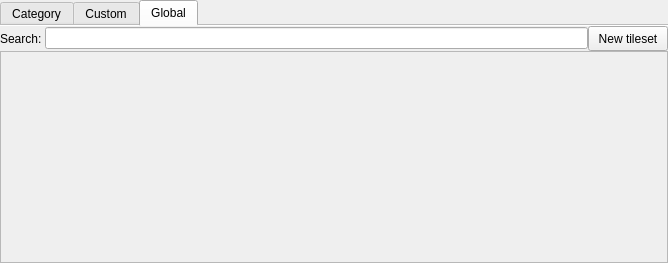
<?xml version="1.0" encoding="UTF-8"?>
<ui version="4.0">
 <class>TilesetItemBox</class>
 <widget class="QDockWidget" name="TilesetItemBox">
  <property name="geometry">
   <rect>
    <x>0</x>
    <y>0</y>
    <width>668</width>
    <height>263</height>
   </rect>
  </property>
  <property name="minimumSize">
   <size>
    <width>278</width>
    <height>158</height>
   </size>
  </property>
  <property name="focusPolicy">
   <enum>Qt::ClickFocus</enum>
  </property>
  <property name="floating">
   <bool>true</bool>
  </property>
  <property name="allowedAreas">
   <set>Qt::BottomDockWidgetArea|Qt::LeftDockWidgetArea|Qt::RightDockWidgetArea</set>
  </property>
  <property name="windowTitle">
   <string>Tileset Item Box</string>
  </property>
  <widget class="QWidget" name="dockWidgetContents">
   <layout class="QGridLayout" name="gridLayout">
    <property name="leftMargin">
     <number>0</number>
    </property>
    <property name="topMargin">
     <number>0</number>
    </property>
    <property name="rightMargin">
     <number>0</number>
    </property>
    <property name="bottomMargin">
     <number>0</number>
    </property>
    <property name="spacing">
     <number>0</number>
    </property>
    <item row="0" column="0">
     <widget class="QTabWidget" name="TileSetsCategories">
      <property name="currentIndex">
       <number>2</number>
      </property>
      <property name="documentMode">
       <bool>true</bool>
      </property>
      <widget class="QWidget" name="tab">
       <attribute name="title">
        <string notr="true">Category</string>
       </attribute>
       <layout class="QGridLayout" name="gridLayout_27">
        <property name="leftMargin">
         <number>0</number>
        </property>
        <property name="topMargin">
         <number>0</number>
        </property>
        <property name="rightMargin">
         <number>0</number>
        </property>
        <property name="bottomMargin">
         <number>0</number>
        </property>
        <property name="spacing">
         <number>0</number>
        </property>
        <item row="0" column="1">
         <widget class="QComboBox" name="tilesetGroup">
          <property name="currentText">
           <string notr="true">One Of Tileset's Groups</string>
          </property>
          <item>
           <property name="text">
            <string notr="true">One Of Tileset's Groups</string>
           </property>
          </item>
         </widget>
        </item>
        <item row="0" column="0">
         <widget class="QLabel" name="label_83">
          <property name="text">
           <string notr="true">Group:</string>
          </property>
         </widget>
        </item>
        <item row="3" column="0" colspan="4">
         <widget class="QFrame" name="TileSets">
          <property name="frameShape">
           <enum>QFrame::StyledPanel</enum>
          </property>
          <property name="frameShadow">
           <enum>QFrame::Raised</enum>
          </property>
         </widget>
        </item>
        <item row="1" column="0">
         <widget class="QLabel" name="label">
          <property name="text">
           <string>Search:</string>
          </property>
         </widget>
        </item>
        <item row="1" column="1">
         <widget class="QLineEdit" name="otherTilesetSearchEdit"/>
        </item>
       </layout>
      </widget>
      <widget class="QWidget" name="custom_cat">
       <attribute name="title">
        <string notr="true">Custom</string>
       </attribute>
       <layout class="QGridLayout" name="gridLayout_28">
        <property name="leftMargin">
         <number>0</number>
        </property>
        <property name="topMargin">
         <number>0</number>
        </property>
        <property name="rightMargin">
         <number>0</number>
        </property>
        <property name="bottomMargin">
         <number>0</number>
        </property>
        <property name="spacing">
         <number>0</number>
        </property>
        <item row="0" column="1">
         <widget class="QLineEdit" name="customTilesetSearchEdit"/>
        </item>
        <item row="0" column="0">
         <widget class="QLabel" name="label_88">
          <property name="text">
           <string>Search: </string>
          </property>
         </widget>
        </item>
        <item row="0" column="2">
         <widget class="QPushButton" name="newTileset">
          <property name="minimumSize">
           <size>
            <width>0</width>
            <height>25</height>
           </size>
          </property>
          <property name="text">
           <string>New tileset</string>
          </property>
         </widget>
        </item>
        <item row="1" column="0" colspan="3">
         <widget class="QScrollArea" name="customTilesets">
          <property name="widgetResizable">
           <bool>true</bool>
          </property>
          <widget class="QWidget" name="scrollAreaWidgetContents">
           <property name="geometry">
            <rect>
             <x>0</x>
             <y>0</y>
             <width>666</width>
             <height>189</height>
            </rect>
           </property>
          </widget>
         </widget>
        </item>
       </layout>
      </widget>
      <widget class="QWidget" name="global_cat">
       <attribute name="title">
        <string notr="true">Global</string>
       </attribute>
       <layout class="QGridLayout" name="gridLayout_28">
        <property name="leftMargin">
         <number>0</number>
        </property>
        <property name="topMargin">
         <number>0</number>
        </property>
        <property name="rightMargin">
         <number>0</number>
        </property>
        <property name="bottomMargin">
         <number>0</number>
        </property>
        <property name="spacing">
         <number>0</number>
        </property>
        <item row="0" column="1">
         <widget class="QLineEdit" name="globalTilesetSearchEdit"/>
        </item>
        <item row="0" column="0">
         <widget class="QLabel" name="label_88">
          <property name="text">
           <string>Search: </string>
          </property>
         </widget>
        </item>
        <item row="0" column="2">
         <widget class="QPushButton" name="newTileset">
          <property name="minimumSize">
           <size>
            <width>0</width>
            <height>25</height>
           </size>
          </property>
          <property name="text">
           <string>New tileset</string>
          </property>
         </widget>
        </item>
        <item row="1" column="0" colspan="3">
         <widget class="QScrollArea" name="globalTilesets">
          <property name="widgetResizable">
           <bool>true</bool>
          </property>
          <widget class="QWidget" name="scrollAreaWidgetContents">
           <property name="geometry">
            <rect>
             <x>0</x>
             <y>0</y>
             <width>666</width>
             <height>189</height>
            </rect>
           </property>
          </widget>
         </widget>
        </item>
       </layout>
      </widget>
     </widget>
    </item>
   </layout>
  </widget>
 </widget>
 <resources/>
 <connections/>
</ui>
